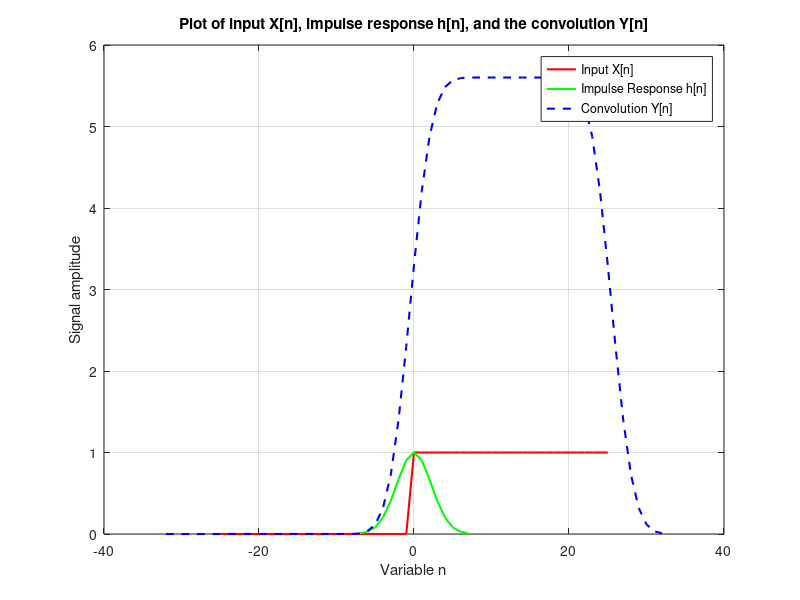

MATLAB code for this plot:
clc;
close all;

% Custom range for nx and nh
nx = -25:25;   % Range for input signal
nh = -7:7;     % Range for impulse response

% Define custom input signal x[n] (example: step function)
x = (nx >= 0);  % Custom input: unit step function for nx >= 0

% Define custom impulse response h[n] (example: Gaussian)
h = exp(-0.1*nh.^2);  % Custom impulse response: Gaussian function

% Perform convolution
y = conv(h, x);

% Compute the range for the output signal
nyb = nx(1) + nh(1);
nye = nx(end) + nh(end);
ny = nyb:nye;

% Plot the input signal, impulse response, and output signal
figure;
plot(nx, x, '-r', 'LineWidth', 1.5);
hold on;
plot(nh, h, '-g', 'LineWidth', 1.5);
plot(ny, y, '--b', 'LineWidth', 1.5);
title('Plot of input X[n], impulse response h[n], and the convolution Y[n]');
xlabel('Variable n');
ylabel('Signal amplitude');
legend('Input X[n]', 'Impulse Response h[n]', 'Convolution Y[n]');
grid on;
